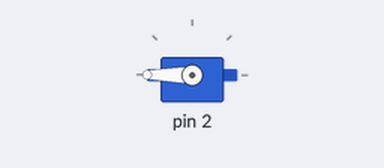
Simulated run of this sketch. Board: Arduino Uno, built with avr-gcc and run on an emulated ATmega328P. Shown: servo.

Above: at 0.05 s.
At 0.75 s:
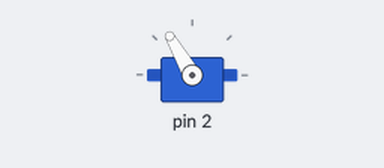
At 1.2 s:
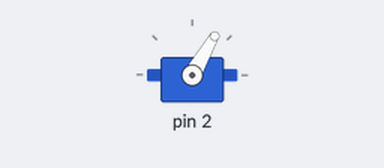
At 2.4 s:
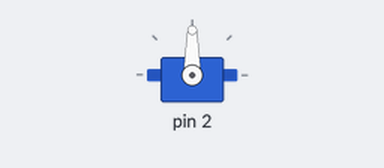
Timing chart, 0 to 5.6 s (numbered marks = the images above):
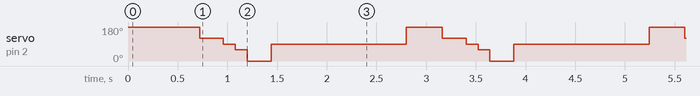

Measured:
- by itself, servo on pin 2: repeats every 2.4 s: 90° 0.12 s, 60° 0.12 s, 0° 0.24 s, 90° 1.4 s, 180° 0.36 s, 120° 0.24 s

The sketch:

servosimple.ino
```cpp
#include "servo.h"

ServoSG90 servo(2); //Assign pin to SG90 servo.

void setup()
{
	servo.start(); //Perform setup.
}

void loop()
{
	servo.angle(-90); //Servo all the way left.
	servo.angle(-30); //Slightly left (-30 degrees)
	servo.angle(0); //Centre servo.
	servo.angle(30); //Slightly right (30 degrees)
	servo.angle(90); //Servo all the way right
	servo.angle(0);

	delay(1000);
}
```
